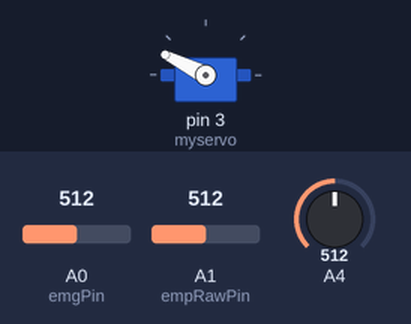
Simulated run of this program. Board: Arduino Uno, built with avr-gcc and run on an emulated ATmega328P. Parts: servo. Inputs (shaded band) come from the test bench; at power-on: A0 (emgPin) = 512, A1 (empRawPin) = 512, A4 = 512. What the program prints to the serial monitor is not drawn.

Above: at 1.2 s.
1.3 s: A0 (emgPin) set to 190
At 2.5 s:
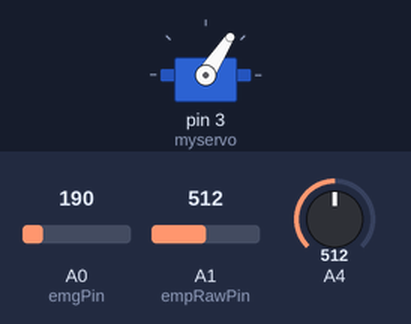
2.8 s: A0 (emgPin) set to 210
At 4.0 s:
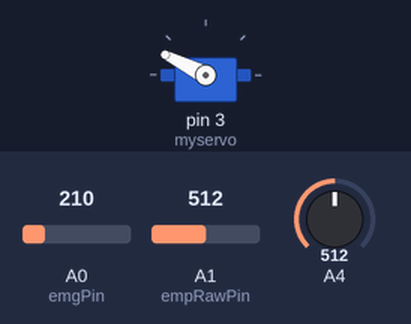
4.3 s: A0 (emgPin) set to 0
At 5.2 s:
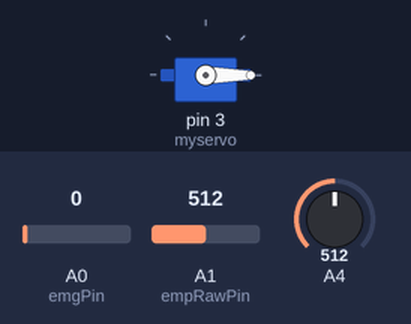
5.8 s: A1 (empRawPin) set to 107
8.8 s: A1 (empRawPin) set to 89
10.5 s: A0 (emgPin) set to 511
At 11.8 s:
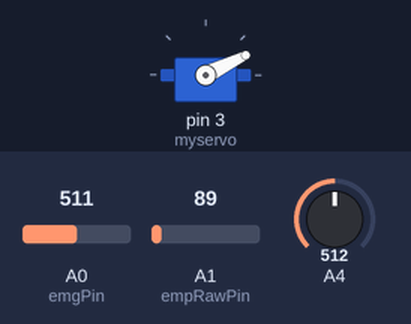
Timing chart, 0 to 13.0 s (numbered marks = the images above; inputs shaded):
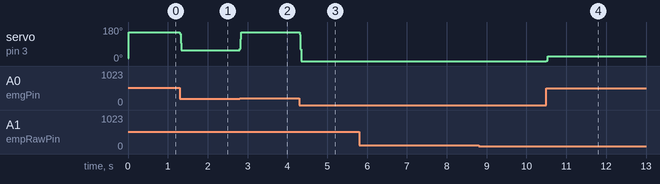

Measured:
- after the input at 1.3 s, servo on pin 3 (myservo): 153° → 57° at once
- after the input at 2.8 s, servo on pin 3 (myservo): 57° → 153° at once
- after the input at 4.3 s, servo on pin 3 (myservo): 153° → 0° at once
- after the input at 5.8 s, every drawn part: stays the same
- after the input at 8.8 s, every drawn part: stays the same
- after the input at 10.5 s, servo on pin 3 (myservo): 0° → 26° at once

The program:

main.cpp
```cpp
#include <Arduino.h>
#include <Servo.h>

Servo myservo;  // create servo object to control a servo

int emgPin = A0;  // analog input pin for the EMG sensor
int empRawPin = A1; // analog input pin for the EMG raw signal sensor
int emgValue = 0; // variable to store the value read from the sensor
int emgRawValue = 0; // variable to store the value read from the raw signal sensor
int threshold = 200; // threshold value to detect muscle activity

const int numReadings = 10; // number of readings to smooth

int readings[numReadings]; // the readings from the analog input
int readIndex = 0; // the index of the current reading
int total = 0; // the running total
int average = 0; // the average

void setup() {
    myservo.attach(3); // attaches the servo on pin 9 to the servo object
    pinMode(emgPin, INPUT);
    pinMode(empRawPin, INPUT);
    Serial.begin(9600);

    // initialize all the readings to 0:
    for (int thisReading = 0; thisReading < numReadings; thisReading++) {
        readings[thisReading] = 0;
    }
}

void loop() {
    emgValue = analogRead(emgPin); // read the value from the sensor
    emgRawValue = analogRead(empRawPin); //read the value from the raw signal sensor
    Serial.print(emgRawValue);
    Serial.print(" ");
//    Serial.println(emgValue);


//    myservo.write(map(analogRead(emgPin),0,1023,0,180));
//    delay(100);

    // subtract the last reading:
    total = total - readings[readIndex];
    // read from the sensor:
    readings[readIndex] = analogRead(emgValue);
    // add the reading to the total:
    total = total + readings[readIndex];
    // advance to the next position in the array:
    readIndex = readIndex + 1;

    // if we're at the end of the array...
    if (readIndex >= numReadings) {
        // ...wrap around to the beginning:
        readIndex = 0;
    }

    // calculate the average:
    average = total / numReadings;
    // send it to the servo
    myservo.write(map(average, 0, 600, 0, 180));

    // print the average to the Serial Monitor:
//    Serial.print("Average analog reading: ");
//    Serial.println(average);


    delay(1); // delay in between reads for stability
}
```
